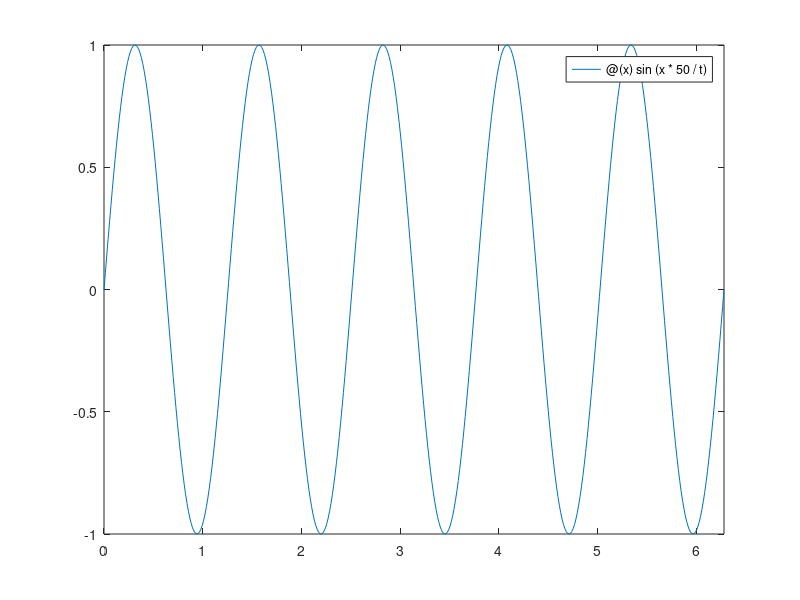

Reproduce this figure in MATLAB. (Note: this script raises an error after producing the figure.)
time = 10;
for t = 1:time
   fplot(@(x) sin(x*50/t),[0,2*pi]);  % plot
   ylim([-1,1]);                      % guarantee consistent height
   F(t) = getframe;                   % capture it
end

writerObj = VideoWriter('particle_movement.avi');
open(writerObj);
writeVideo(writerObj, F)
close(writerObj);